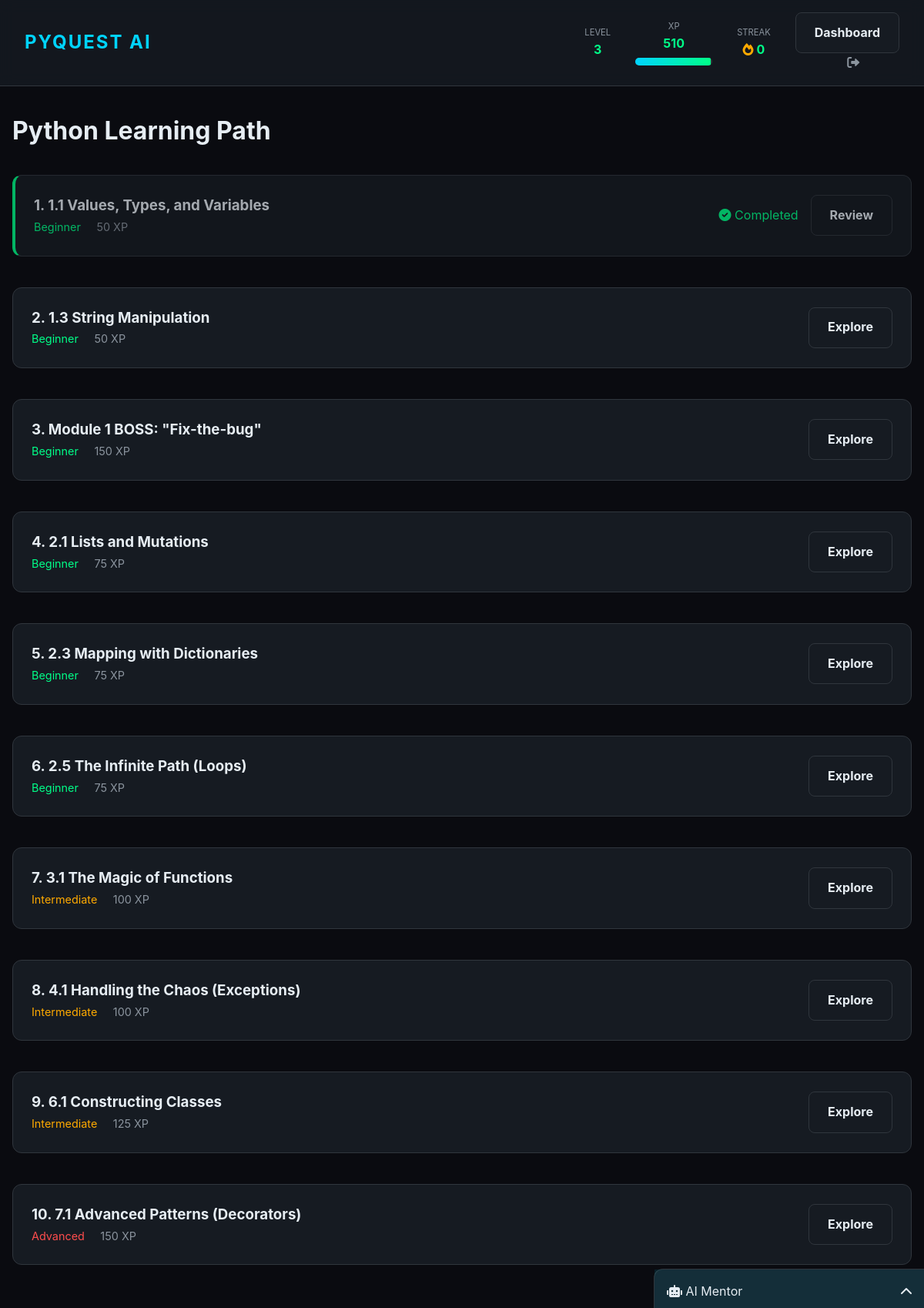
The page /lessons/ (signed in) on the database its author committed.
### models/user.py (models this page shows, shortened)
class User(UserMixin, db.Model):
    __tablename__ = 'users'
    id = db.Column(db.Integer, primary_key=True)
    username = db.Column(db.String(64), index=True, unique=True, nullable=False)
    email = db.Column(db.String(120), index=True, unique=True, nullable=False)
    password_hash = db.Column(db.String(256))
    xp = db.Column(db.Integer, default=0)
    level = db.Column(db.Integer, default=1)
    streak_days = db.Column(db.Integer, default=0)
    last_completed_at = db.Column(db.DateTime)
    created_at = db.Column(db.DateTime, default=datetime.utcnow)

### models/lesson.py (models this page shows, shortened)
class Lesson(db.Model):
    __tablename__ = 'lessons'
    id = db.Column(db.Integer, primary_key=True)
    title = db.Column(db.String(128), nullable=False)
    content = db.Column(db.Text, nullable=False)
    difficulty = db.Column(db.String(20), default='Beginner') # Beginner, Intermediate, Advanced
    order = db.Column(db.Integer) # For sequence
    xp_reward = db.Column(db.Integer, default=50)
    challenges = db.relationship('Challenge', backref='lesson', lazy='dynamic')

### routes/lesson_routes.py (the view)
@lesson_bp.route('/')
@login_required
def list_lessons():
    lessons = Lesson.query.order_by(Lesson.order).all()
    completed_ids = [p.item_id for p in UserProgress.query.filter_by(user_id=current_user.id, item_type='lesson').all()]
    return render_template('lessons/list.html', lessons=lessons, completed_ids=completed_ids)

### models/user.py (called while the page is built)
@login.user_loader
def load_user(id):
    return User.query.get(int(id))

### templates/lessons/list.html (shortened to what this page needs)
{% extends "base.html" %}
{% block content %}
<h1 style="margin-bottom: 2rem;">Python Learning Path</h1>
<div style="display: flex; flex-direction: column; gap: 1rem;">
    {% for lesson in lessons %}
    <div class="card"
        style="display: flex; justify-content: space-between; align-items: center; {% if lesson.id in completed_ids %}opacity: 0.7; border-left: 4px solid var(--neon-green);{% endif %}">
        <div>
            <h3 style="margin: 0;">{{ lesson.order }}. {{ lesson.title }}</h3>
            <span class="difficulty-{{ lesson.difficulty.lower() }}" style="font-size: 0.9rem;">{{ lesson.difficulty
                }}</span>
            <span style="color: var(--text-muted); font-size: 0.9rem; margin-left: 1rem;">{{ lesson.xp_reward }}
                XP</span>
        </div>
        <div style="display: flex; align-items: center; gap: 1rem;">
            {% if lesson.id in completed_ids %}
            <span style="color: var(--neon-green);"><i class="fas fa-check-circle"></i> Completed</span>
            {% endif %}
            <a href="{{ url_for('lesson.lesson_detail', id=lesson.id) }}" class="btn btn-secondary">
                {% if lesson.id in completed_ids %}Review{% else %}Explore{% endif %}
            </a>
        </div>
    </div>
    {% else %}
    <p>No lessons available yet.</p>
    {% endfor %}
</div>
{% endblock %}

### templates/base.html (shortened to what this page needs)
<!DOCTYPE html>
<html lang="en">
<head>
    <link rel="stylesheet" href="{{ url_for('static', filename='css/styles.css') }}">
    <link rel="stylesheet" href="https://cdnjs.cloudflare.com/ajax/libs/font-awesome/6.0.0/css/all.min.css">
</head>
<body>
    <nav class="navbar">
        <a href="{{ url_for('auth.index') }}" class="nav-logo">PyQuest AI</a>
        {% if current_user.is_authenticated %}
        <div class="nav-stats">
            <div class="stat-item">
                <span class="stat-label">Level</span>
                <span class="stat-value">{{ current_user.level }}</span>
            </div>
            <div class="stat-item">
                <span class="stat-label">XP</span>
                <span class="stat-value">{{ current_user.xp }}</span>
                {% set next_xp = (100 * (current_user.level ** 1.5)) | int %}
                <div class="xp-progress-container" style="width: 100px;">
                    <div class="xp-progress-bar" id="xpBar"
                        style="width: {{ (current_user.xp / next_xp * 100) | int if next_xp > 0 else 0 }}%;"></div>
                </div>
            </div>
            <div class="stat-item">
                <span class="stat-label">Streak</span>
                <span class="stat-value"><i class="fas fa-fire" style="color: var(--neon-orange);"></i> {{
                    current_user.streak_days }}</span>
            </div>
            <div class="stat-item">
                <a href="{{ url_for('auth.dashboard') }}" class="btn btn-secondary btn-sm">Dashboard</a>
                <a href="{{ url_for('auth.logout') }}" style="color: var(--text-muted); margin-left:1rem;"><i
                        class="fas fa-sign-out-alt"></i></a>
            </div>
        </div>
        {% else %}
        <div>
            <a href="{{ url_for('auth.login') }}" class="btn btn-secondary">Login</a>
            <a href="{{ url_for('auth.register') }}" class="btn btn-primary" style="margin-left: 1rem;">Start Quest</a>
        </div>
        {% endif %}
    </nav>
    <div class="container">
        {% block content %}{% endblock %}
    </div>
    {% if current_user.is_authenticated %}
    <div class="mentor-panel" id="mentorPanel">
        <div class="mentor-header" onclick="toggleMentor()">
            <span><i class="fas fa-robot"></i> AI Mentor</span>
            <i class="fas fa-chevron-up" id="mentorChevron"></i>
        </div>
    </div>
    {% endif %}
</body>
</html>

### static/css/styles.css (style rules this page uses)
:root { --bg-dark: #0a0b10; --bg-card: #161b22; --neon-green: #00ff88; --neon-orange: #ffaa00; --neon-red: #ff4d4d; --neon-blue: #00d4ff; --text-main: #e6edf3; --text-muted: #8b949e; --border: #30363d; }
body { background-color: var(--bg-dark); color: var(--text-main); font-family: 'Inter', -apple-system, BlinkMacSystemFont, "Segoe UI", Roboto, sans-serif; margin: 0; padding: 0; line-height: 1.6; }
.navbar { background: rgba(22, 27, 34, 0.8); backdrop-filter: blur(10px); border-bottom: 1px solid var(--border); padding: 1rem 2rem; display: flex; justify-content: space-between; align-items: center; position: sticky; top: 0; z-index: 1000; }
.nav-logo { font-size: 1.5rem; font-weight: bold; color: var(--neon-blue); text-decoration: none; text-transform: uppercase; letter-spacing: 2px; }
.nav-stats { display: flex; gap: 2rem; align-items: center; }
.stat-item { display: flex; flex-direction: column; align-items: center; }
.stat-value { font-weight: bold; color: var(--neon-green); }
.stat-label { font-size: 0.7rem; color: var(--text-muted); text-transform: uppercase; }
.container { max-width: 1200px; margin: 2rem auto; padding: 0 1rem; }
.card { background: var(--bg-card); border: 1px solid var(--border); border-radius: 12px; padding: 1.5rem; margin-bottom: 1.5rem; transition: transform 0.2s, box-shadow 0.2s; }
.btn { padding: 0.8rem 1.5rem; border-radius: 8px; border: none; cursor: pointer; font-weight: bold; text-decoration: none; display: inline-block; transition: opacity 0.2s; }
.btn-secondary { background: var(--bg-card); color: var(--text-main); border: 1px solid var(--border); }
.xp-progress-container { width: 100%; height: 10px; background: #30363d; border-radius: 5px; margin-top: 5px; overflow: hidden; }
.xp-progress-bar { height: 100%; background: linear-gradient(90deg, var(--neon-blue), var(--neon-green)); width: 0%; transition: width 0.5s ease-out; }
.difficulty-beginner { color: var(--neon-green); }
.difficulty-intermediate { color: var(--neon-orange); }
.difficulty-advanced { color: var(--neon-red); }
.mentor-panel { position: fixed; right: 0; bottom: 0; width: 350px; height: 500px; background: var(--bg-card); border-left: 1px solid var(--border); border-top: 1px solid var(--border); border-top-left-radius: 12px; display: flex; flex-direction: column; z-index: 1001; transform: translateY(450px); transition: transform 0.3s cubic-bezier(0.4, 0, 0.2, 1); }
.mentor-header { padding: 1rem; background: rgba(0, 212, 255, 0.1); border-bottom: 1px solid var(--border); cursor: pointer; display: flex; justify-content: space-between; align-items: center; }

### rows shown on the page
User: level "3", xp "510", streak_days "0"
Lesson: order "1", title "1.1 Values, Types, and Variables", difficulty "Beginner", xp_reward "50", shows "Completed", shows "Review"
Lesson: order "2", title "1.3 String Manipulation", difficulty "Beginner", xp_reward "50", shows "Explore"
Lesson: order "3", title "Module 1 BOSS: \"Fix-the-bug\"", difficulty "Beginner", xp_reward "150", shows "Explore"
Lesson: order "4", title "2.1 Lists and Mutations", difficulty "Beginner", xp_reward "75", shows "Explore"
Lesson: order "5", title "2.3 Mapping with Dictionaries", difficulty "Beginner", xp_reward "75", shows "Explore"
Lesson: order "6", title "2.5 The Infinite Path (Loops)", difficulty "Beginner", xp_reward "75", shows "Explore"
Lesson: order "7", title "3.1 The Magic of Functions", difficulty "Intermediate", xp_reward "100", shows "Explore"
Lesson: order "8", title "4.1 Handling the Chaos (Exceptions)", difficulty "Intermediate", xp_reward "100", shows "Explore"
Lesson: order "9", title "6.1 Constructing Classes", difficulty "Intermediate", xp_reward "125", shows "Explore"
Lesson: order "10", title "7.1 Advanced Patterns (Decorators)", difficulty "Advanced", xp_reward "150", shows "Explore"
